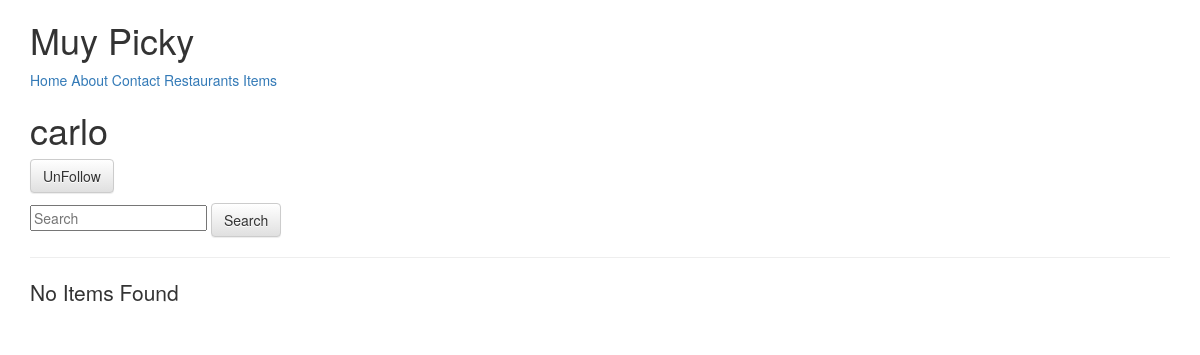
Before: /u/carlo/ (signed in) with the older database file.
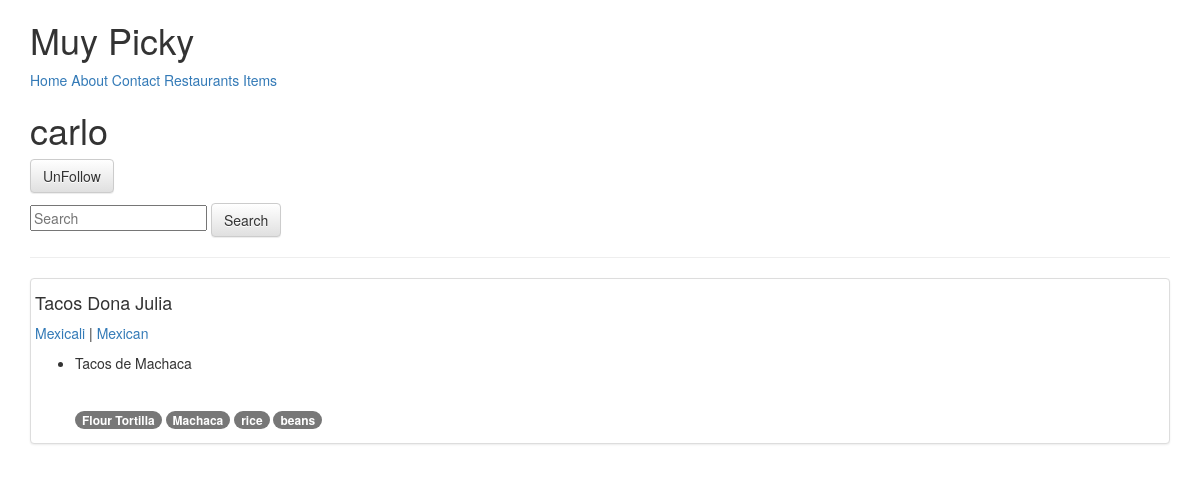
After: the same page with the newer database file.
### restaurants/models.py (models this page shows, shortened)
class RestaurantLocation(models.Model):
    owner       =    models.ForeignKey(User)
    name        =    models.CharField(max_length=120)
    location    =    models.CharField(max_length=120, null = True, blank = True)
    category    =    models.CharField(max_length=120, null=True, blank=True, validators=[validate_category])
    timestamp   =    models.DateTimeField(auto_now_add=True)
    updated     =    models.DateTimeField(auto_now=True)
    slug        =    models.SlugField(null=True, blank=True)
    objects = RestaurantLocationManager()
    @property
    def title(self):
        return self.name

### menus/models.py (models this page shows, shortened)
class Item(models.Model):
    user         = models.ForeignKey(settings.AUTH_USER_MODEL)
    restaurant   = models.ForeignKey(RestaurantLocation)
    name         = models.CharField(max_length=120)
    contents     = models.TextField(help_text='Separate each item by comma')
    excludes     = models.TextField(blank=True, null= True, help_text='Separate each item by comma')
    public       = models.BooleanField(default=True)
    timestamp    = models.DateTimeField(auto_now_add=True)
    updated      = models.DateTimeField(auto_now=True)
    class Meta:
        ordering =['-updated', '-timestamp']
    def get_contents(self):
        return self.contents.split(",")

### profiles/views.py (the view)
# urls.py: url(r'^(?P<username>[\w-]+)/$',ProfileDetailView.as_view(), name='detail' ),
class ProfileDetailView(DetailView):
    queryset = User.objects.filter(is_active=True)
    template_name = 'profiles/user.html'
    def get_object(self):
        username = self.kwargs.get("username")
        if username is None:
            raise Http404
        return get_object_or_404(User, username__iexact=username, is_active = True)
    def get_context_data(self, *args, **kwargs):
        context = super(ProfileDetailView, self).get_context_data(*args,**kwargs)
        user = context['user']
        is_following=False
        if user.profile in self.request.user.is_following.all():
            is_following=True
        context['is_following']=is_following
        query = self.request.GET.get('q')
        items_exists = Item.objects.filter(user=user).exists()
        qs = RestaurantLocation.objects.filter(owner=user).search(query)
        if items_exists and qs.exists():
            context['locations'] = qs
        return context

### restaurants/models.py (called while the page is built, shortened)
    def search(self,query):
        return self

    def get_queryset(self):
        return RestaurantLocationQuerySet(self.model, using= self._db)

### profiles/templates/profiles/user.html
{% extends "base.html" %}
{% block content %}
<h1> {{ user.username }}</h1>
<p>{% include 'profiles/snippet/follow_form.html' with username=user.username is_following=is_following %}</p>
<form class='form' method='GET' action='.'>
    <input type='text' placeholder='Search' name='q' value='{{ request.GET.q }}'>
    <button class='btn btn-default' type='submit'> Search</button>
</form>
<hr/>
{% if locations %}
    {% for rest in locations %}
        <div class='row'>
            <div class='col-sm-12'>
                <div class='thumbnail'>
                <h4>{{ rest.title }}</h4>
                <p> <a href='{{ requer.path }}?q={{ rest.location }}' >{{ rest.location }}  </a>| <a a href='{{ requer.path }}?q={{ rest.category }}'>{{ rest.category }}</a></p>
            <ul>
                 {% for item in rest.item_set.all %}
                           <li style='margin-bottom: 15px;'>{{ item.name }} </li> <br>
                           {% for ing in item.get_contents %}
                                <a href='{{ requer.path }}?q={{ ing }}'><span class='badge badge-default'>{{ ing }}</span></a>
                           {% endfor %}
               {% endfor %}
            </ul>
        </div>
    </div>
        </div>
    {% endfor %}
{% else %}
         <p class='lead'>No Items Found</p>
{% endif %}
{% endblock %}

Changed rows visible on the page:
added RestaurantLocation: title "Tacos Dona Julia", location "Mexicali", category "Mexican"
added Item: name "Tacos de Machaca", get_contents "Flour Tortilla" "Machaca" "rice" "beans"
Other visible differences:
text no longer shown: "No Items Found"
